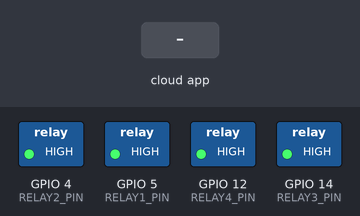
Recording of a sketch running on a simulated ESP8266 (NodeMCU). Parts: switched loads named in the sketch (green lamp = pin HIGH). Inputs (shaded band) come from the test bench. WiFi joins after 1.5 s; servers stay silent unless stated; the Firebase database answers and starts empty; what the sketch prints to the serial monitor is not drawn.

Above: at 2.8 s.
2.9 s: the phone or cloud app sets relay1 to 1
At 4.7 s:
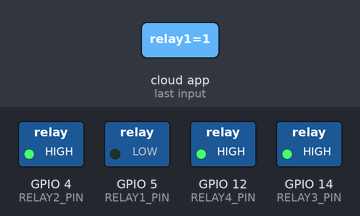
5.0 s: the phone or cloud app sets relay2 to 1
At 6.5 s:
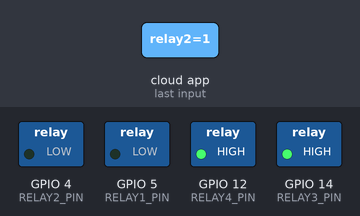
6.8 s: the phone or cloud app sets relay3 to 1
At 7.6 s:
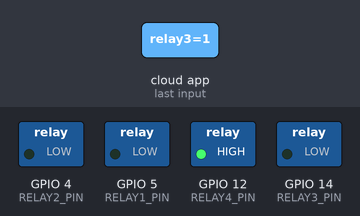
8.7 s: the phone or cloud app sets relay4 to 1
At 9.6 s:
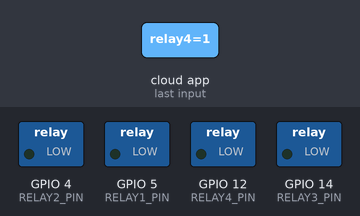
10.5 s: the phone or cloud app sets relay1 to 0
At 12.3 s:
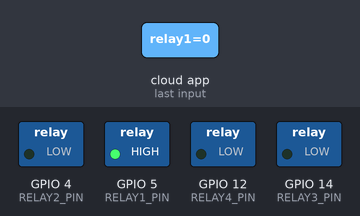
12.6 s: the phone or cloud app sets relay2 to 0
At 13.3 s:
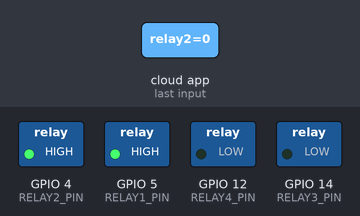
Timing chart, 0 to 15.5 s (numbered marks = the images above; inputs shaded):
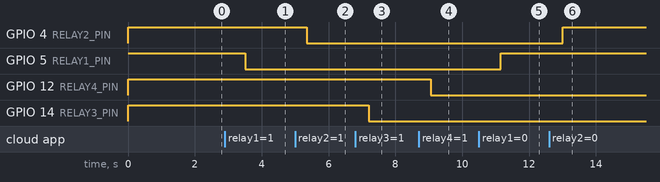

Measured:
- after the input at 2.9 s, GPIO 5 (RELAY1_PIN): HIGH → LOW after 0.60 s
- after the input at 5.0 s, GPIO 4 (RELAY2_PIN): HIGH → LOW after 0.36 s
- after the input at 6.8 s, GPIO 14 (RELAY3_PIN): HIGH → LOW after 0.41 s
- after the input at 8.7 s, GPIO 12 (RELAY4_PIN): HIGH → LOW after 0.36 s
- after the input at 10.5 s, GPIO 5 (RELAY1_PIN): LOW → HIGH after 0.66 s
- after the input at 12.6 s, GPIO 4 (RELAY2_PIN): LOW → HIGH after 0.41 s

The sketch:

home.automation.ino
```cpp
#include <ESP8266WiFi.h>
#include <FirebaseESP8266.h>

// 1. Put your Home Wi-Fi details here:
#define WIFI_SSID "YOUR_WIFI_NAME"
#define WIFI_PASSWORD "YOUR_WIFI_PASSWORD"

// 2. Your Firebase Castle Address & Web API Key:
#define FIREBASE_HOST "https://home-automation-faba1-default-rtdb.firebaseio.com/"
#define FIREBASE_AUTH "AIzaSyBA_vMXVHsE-qB51D8osrv0piMnGGFo_cI"

// 3. The 4 Pins using real numbers (No more D1 error!):
#define RELAY1_PIN 5  // D1 on board (Light)
#define RELAY2_PIN 4  // D2 on board (Bulb)
#define RELAY3_PIN 14 // D5 on board (Fan)
#define RELAY4_PIN 12 // D6 on board (Cooling Fan)

// Most relays turn ON with LOW (0) and OFF with HIGH (1)
#define RELAY_ON  LOW
#define RELAY_OFF HIGH

FirebaseData fbdo;
FirebaseAuth auth;
FirebaseConfig config;

void setup() {
  Serial.begin(115200);

  // Set up the 4 pins and start with everything safely OFF
  pinMode(RELAY1_PIN, OUTPUT);
  pinMode(RELAY2_PIN, OUTPUT);
  pinMode(RELAY3_PIN, OUTPUT);
  pinMode(RELAY4_PIN, OUTPUT);

  digitalWrite(RELAY1_PIN, RELAY_OFF);
  digitalWrite(RELAY2_PIN, RELAY_OFF);
  digitalWrite(RELAY3_PIN, RELAY_OFF);
  digitalWrite(RELAY4_PIN, RELAY_OFF);

  // Connect to your Wi-Fi router
  Serial.print("Robot connecting to Wi-Fi");
  WiFi.begin(WIFI_SSID, WIFI_PASSWORD);
  while (WiFi.status() != WL_CONNECTED) {
    delay(500);
    Serial.print(".");
  }
  Serial.println("\nWi-Fi Connected!");
  Serial.print("ESP8266 IP Address: ");
  Serial.println(WiFi.localIP());

  // Connect to Firebase
  config.database_url = FIREBASE_HOST;
  config.signer.tokens.legacy_token = FIREBASE_AUTH;
  Firebase.begin(&config, &auth);
  Firebase.reconnectWiFi(true);

  // Tell your website that the robot is ONLINE!
  Firebase.setBool(fbdo, "/home/espOnline", true);
}

void loop() {
  // Check Light (Relay 1)
  if (Firebase.getBool(fbdo, "/home/relay1")) {
    bool state = fbdo.boolData();
    digitalWrite(RELAY1_PIN, state ? RELAY_ON : RELAY_OFF);
  }

  // Check Bulb (Relay 2)
  if (Firebase.getBool(fbdo, "/home/relay2")) {
    bool state = fbdo.boolData();
    digitalWrite(RELAY2_PIN, state ? RELAY_ON : RELAY_OFF);
  }

  // Check Fan (Relay 3)
  if (Firebase.getBool(fbdo, "/home/relay3")) {
    bool state = fbdo.boolData();
    digitalWrite(RELAY3_PIN, state ? RELAY_ON : RELAY_OFF);
  }

  // Check Cooling Fan (Relay 4)
  if (Firebase.getBool(fbdo, "/home/relay4")) {
    bool state = fbdo.boolData();
    digitalWrite(RELAY4_PIN, state ? RELAY_ON : RELAY_OFF);
  }

  // Tiny rest before checking again
  delay(250);
}
```
